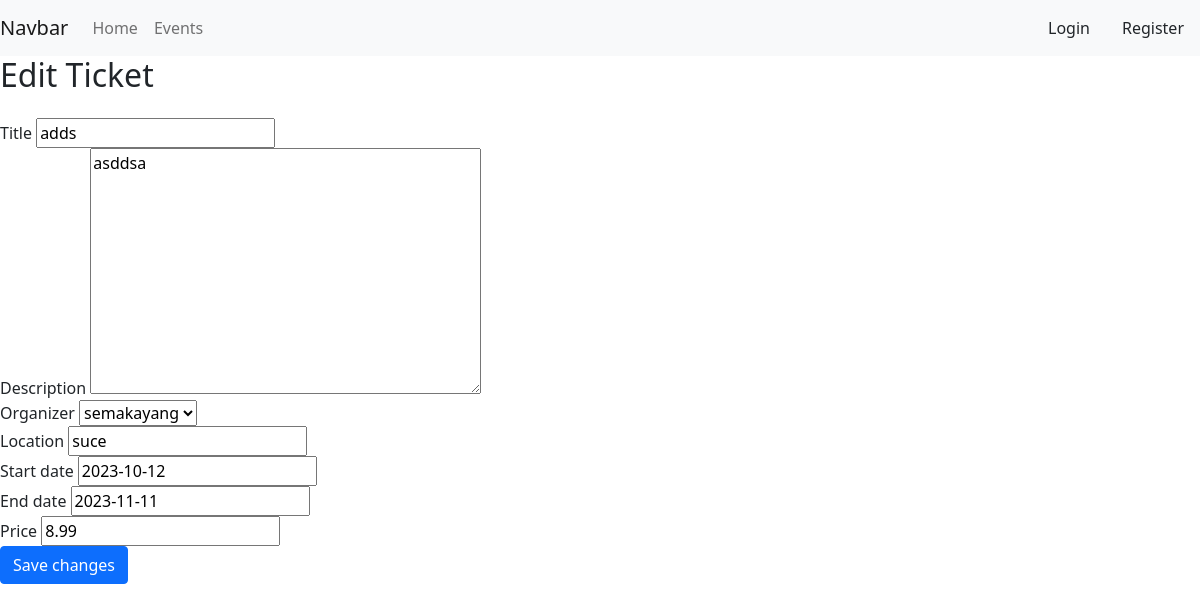
The page /events/1/manage/ on the database its author committed.
### GoTicketsApp/models.py (models this page shows)
class Event(models.Model):
    title = models.CharField(max_length=80)
    organizer = models.ForeignKey(User, null=True, blank = True, on_delete=models.CASCADE, related_name= 'organizer' )
    description = models.TextField()
    location = models.CharField(max_length=30)
    start_date = models.DateField()
    end_date = models.DateField()
    image = models.ImageField(upload_to='images/')
    price = models.DecimalField(max_digits=6, decimal_places=2)

### GoTicketsApp/views.py (the view)
# urls.py: path('events/<int:id>/manage/', views.event_manage, name="event_manage"),
def event_manage(request, id):
    event = get_object_or_404(Event, id=id)
    if request.method == 'POST':
        form = UpdateEventForm(request.POST, instance=event)
        if form.is_valid():
            form.save()
            return redirect('events')
        else:
            print(form.errors)  # Log or print form errors to debug
    else:
        form = UpdateEventForm(instance=event)
    return render(request, 'GoTickets/event_manage.html', {'form': form})

### GoTicketsApp/forms.py
class UpdateEventForm(ModelForm):
    class Meta:
        model = Event
        fields = '__all__'

### GoTicketsApp/templates/GoTickets/event_manage.html (shortened to what this page needs)
{% extends 'GoTickets/base/base.html' %}
{% block content %}
<h2 class="mb-4">Edit Ticket</h2>
            <form method="post">
              <div class="form-group">
                {{ form.title.label }}
                {{ form.title }}
              </div>
              <div class="form-group">
                {{ form.description.label }}
                {{ form.description }}
              </div>
              <div class="form-group">
                {{ form.organizer.label }}
                {{ form.organizer }}
              </div>
              <div class="form-group">
                {{ form.location.label }}
                {{ form.location }}
              </div>
              <div class="form-group">
                {{ form.start_date.label }}
                {{ form.start_date }}
              </div>
              <div class="form-group">
                {{ form.end_date.label }}
                {{ form.end_date }}
              </div>
              <div class="form-group">
                {{ form.price.label }}
                {{ form.price }}
              </div>
              <button type="submit" class="btn btn-primary">Save changes</button>
            </form>
{% endblock %}

### rows shown on the page
Event: title "adds", description "asddsa", organizer "semakayang", location "suce", start_date "2023-10-12", end_date "2023-11-11", price "8.99"
